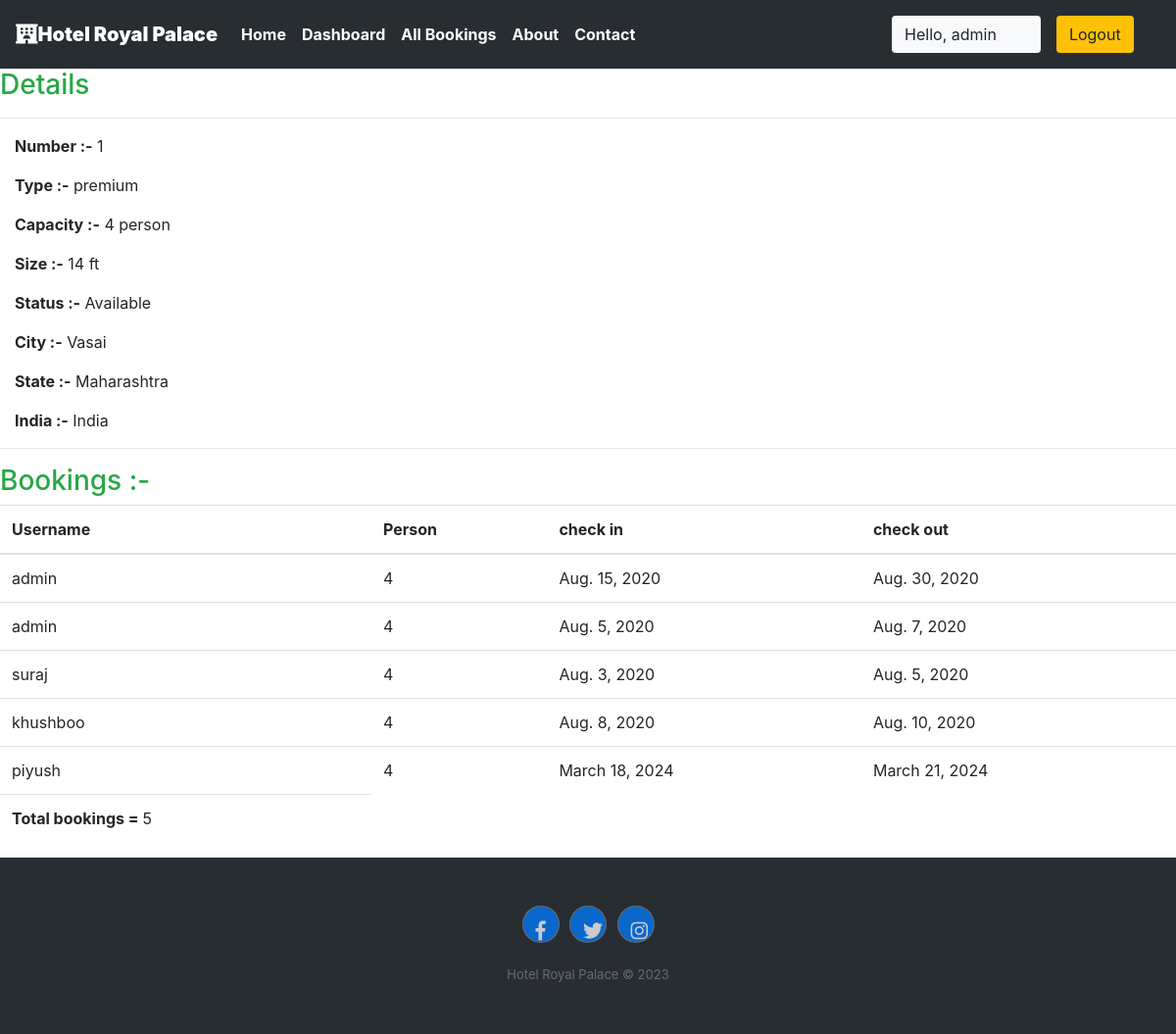
The app's page /staff/panel/view-room?roomid=1 (signed in) with its own data.
### krishna/models.py (models this page shows, shortened)
class Rooms(models.Model):
    ROOM_STATUS = (
    ("1", "available"),
    ("2", "not available"),
    )
    ROOM_TYPE = (
    ("1", "premium"),
    ("2", "deluxe"),
    ("3","basic"),
    )
    room_type = models.CharField(max_length=50,choices = ROOM_TYPE)
    capacity = models.IntegerField()
    price = models.IntegerField()
    size = models.IntegerField()
    hotel = models.ForeignKey(Hotels, on_delete = models.CASCADE)
    status = models.CharField(choices =ROOM_STATUS,max_length = 15)
    roomnumber = models.IntegerField()

class Hotels(models.Model):
    name = models.CharField(max_length=30,default="krishna")
    owner = models.CharField(max_length=20)
    location = models.CharField(max_length=50)
    state = models.CharField(max_length=50,default="maharashtra")
    country = models.CharField(max_length=50,default="india")

class Reservation(models.Model):
    check_in = models.DateField(auto_now =False)
    check_out = models.DateField()
    room = models.ForeignKey(Rooms, on_delete = models.CASCADE)
    guest = models.ForeignKey(User, on_delete= models.CASCADE)
    booking_id = models.CharField(max_length=100,default="null")

### krishna/views.py (the view)
# urls.py: path('staff/panel/view-room', views.view_room),
@login_required(login_url='/staff')
def view_room(request):
    room_id = request.GET['roomid']
    room = Rooms.objects.all().get(id=room_id)
    reservation = Reservation.objects.all().filter(room=room)
    return HttpResponse(render(request,'staff/viewroom.html',{'room':room,'reservations':reservation}))

### templates/staff/viewroom.html
 {% extends 'basic.html' %} {% block title %}View Room {% endblock title %} {% block body %}
<h3 class="text-success"> Details</h3>
<hr>
<div class="container mx-0 ">
    <p><b>Number :-</b> {{room.roomnumber}}</p>
    <p><b>Type :-</b> {{room.get_room_type_display}}</p>
    <p><b>Capacity :-</b> {{room.capacity}} person</p>
    <p><b>Size :-</b> {{room.size}} ft</p>
    <p><b>Status :-</b> {{room.get_status_display| capfirst}} </p>
    <p><b>City :-</b> {{room.hotel.location| capfirst}} </p>
    <p><b>State :-</b> {{room.hotel.state| capfirst}} </p>
    <p><b>India :-</b> {{room.hotel.country| capfirst}} </p>
</div>
<hr> {% if reservations %}
<h3 class="text-success">Bookings :-</h3>
<table class="table">
    <thead>
        <th>Username</th>
        <th>Person</th>
        <th>check in</th>
        <th>check out</th>
    </thead>
    {% for each_detail in reservations %}
    <tr>
        <td>{{each_detail.guest.username}}</td>
        <td>{{each_detail.room.capacity}}</td>
        <td>{{each_detail.check_in}}</td>
        <td>{{each_detail.check_out}}</td>
    </tr>
    {% endfor %}
    <tr>
        <td><b>Total bookings = </b>{{reservations | length}}</td>
    </tr>
</table>
{% else %}
<p>No details found</p>
{% endif %} {% endblock body %}

### templates/basic.html (shortened to what this page needs)
{% load static %}
<!DOCTYPE html>
<!DOCTYPE html>
<html lang="en">
<head>
    <link rel="stylesheet" href="https://use.fontawesome.com/releases/v5.7.0/css/all.css">
    <link rel="stylesheet" href="https://maxcdn.bootstrapcdn.com/bootstrap/4.5.0/css/bootstrap.min.css" >
</head>
<body>
    <div class="container-fluid px-0">
        <nav class="navbar navbar-expand-lg navbar-dark font-weight-bold" style="background-color:#282d32">
            <a class="navbar-brand text-bold bg-black " href="/"><i class="fas fa-hotel text-"></i><b>Hotel Royal Palace</b></a>
            <div class="collapse navbar-collapse " id="navbarSupportedContent">
                <ul class="navbar-nav mr-auto ">
                    <li class="nav-item active">
                        <a class="nav-link text-bold " href="/home"> Home</a>
                    </li>
                    {% if user.is_staff %}
                    <li class="nav-item active">
                        <a class="nav-link text-bold" href="/staff/panel">Dashboard </a>
                    </li>
                    {% elif user.is_staff == False and user.is_authenticated %}
                    <li class="nav-item active">
                            <a class="nav-link text-bold" href="/user/bookings">My Bookings </a>
                        </li>
                    {% endif %}
                    {% if user.is_staff %}
                    <li class="nav-item active">
                            <a class="nav-link text-bold" href="/staff/allbookings">All Bookings </a>
                        </li>
                    {% endif %}
                    <li class="nav-item active">
                        <a class="nav-link text-bold" href="/about">About</a>
                    </li>
                    <li class="nav-item active">
                        <a class="nav-link text-bold" href="/contact">Contact </a>
                    </li>
                </ul>
                {% if user.is_authenticated %}
                      <button class="btn btn-group bg-light" data-toggle="modal" data-target="#forlogin">
                       Hello, {{request.user}}
                       <a href="/logout" class="nav-link">
                    <button class="btn btn-group bg-warning" data-toggle="modal" data-target="#forlogin">
                        Logout
                    </button></a>&nbsp; &nbsp;
                    </button>
                {% endif %}
            </div>
        </nav>
    </div>
    {% block body %}
    {% endblock body %}
    <div class="footer-dark">
        <footer>
            <div class="container">
                <div class="row">
                    <div class="col item social">
                        <a class="btn btn-square btn-primary mx-1" href=""><i class="fab fa-facebook-f"></i></a>
                        <a class="btn btn-square btn-primary mx-1" href=""><i class="fab fa-twitter"></i></a>
                        <a class="btn btn-square btn-primary mx-1" href=""><i class="fab fa-instagram"></i></a>
                    </div>
                </div>
                <p class="copyright">Hotel Royal Palace © 2023</p>
            </div>
        </footer>
    </div>
</body>
</html>

### templates/basic.html (style rules this page uses)
a { text-decoration: none; }
.footer-dark { padding:50px 0; color:#f0f9ff; background-color:#282d32; }
.footer-dark .item.social { text-align:center; }
.footer-dark .item.social > a { font-size:20px; width:36px; height:36px; line-height:36px; display:inline-block; text-align:center; border-radius:50%; box-shadow:0 0 0 1px rgba(255,255,255,0.4); margin:0 8px; color:#fff; opacity:0.75; }
.footer-dark .copyright { text-align:center; padding-top:24px; opacity:0.3; font-size:13px; margin-bottom:0; }

### records on screen
Rooms: roomnumber "1", room_type "premium", capacity "4", size "14", status "Available", hotel.location "Vasai", hotel.state "Maharashtra", hotel.country "India"
Reservation: guest.username "admin", room.capacity "4", check_in "Aug. 15, 2020", check_out "Aug. 30, 2020"
Reservation: guest.username "admin", room.capacity "4", check_in "Aug. 5, 2020", check_out "Aug. 7, 2020"
Reservation: guest.username "suraj", room.capacity "4", check_in "Aug. 3, 2020", check_out "Aug. 5, 2020"
Reservation: guest.username "khushboo", room.capacity "4", check_in "Aug. 8, 2020", check_out "Aug. 10, 2020"
Reservation: guest.username "piyush", room.capacity "4", check_in "March 18, 2024", check_out "March 21, 2024"

### other values on screen
{{ request.user }} "admin"
{{ reservations | length }} "5"
